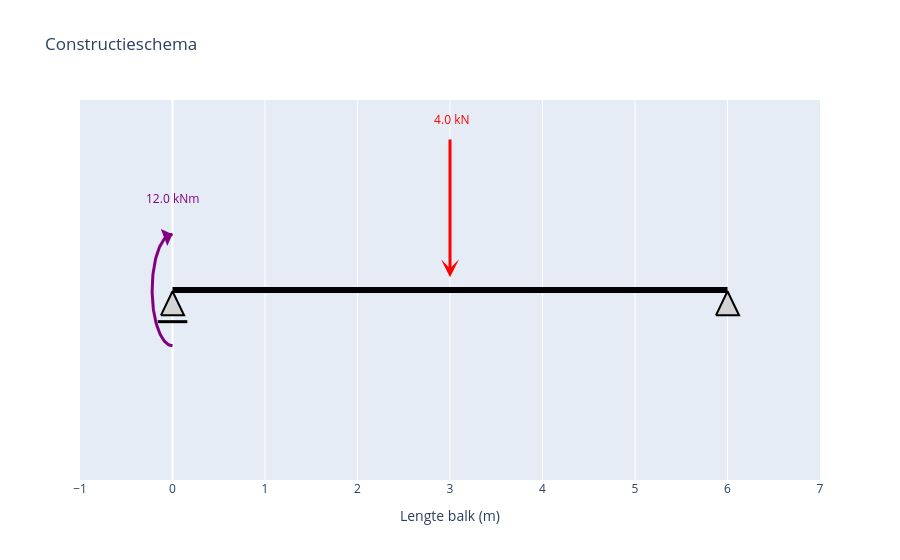

Here is the notebook cell this chart was saved with:
### Code cell
# --- toon de figuren ---
fig_schema = maak_constructieschema_plotly()
fig_schema.show()

### Figure 1 — Plotly figure (JSON) as saved in the notebook; plotly's stock layout.template omitted (floating-point values rounded to 4 significant figures)
{"data": [{"hoverinfo": "skip", "line": {"color": "black", "width": 6}, "mode": "lines", "type": "scatter", "x": [0, 6], "y": [0, 0]}, {"fill": "toself", "fillcolor": "lightgray", "hoverinfo": "skip", "line": {"color": "black", "width": 2}, "mode": "lines", "opacity": 1, "type": "scatter", "x": [-0.125, 0.125, 0, -0.125], "y": [-0.2, -0.2, -0.01, -0.2]}, {"hoverinfo": "skip", "line": {"color": "black", "width": 3}, "mode": "lines", "type": "scatter", "x": [-0.16, 0.16], "y": [-0.25, -0.25]}, {"fill": "toself", "fillcolor": "lightgray", "hoverinfo": "skip", "line": {"color": "black", "width": 2}, "mode": "lines", "opacity": 1, "type": "scatter", "x": [5.875, 6.125, 6, 5.875], "y": [-0.2, -0.2, -0.01, -0.2]}, {"hoverinfo": "skip", "line": {"color": "purple", "width": 3}, "mode": "lines", "type": "scatter", "x": [-4.041e-17, -0.008746, -0.01748, -0.02618, -0.03485, -0.04346, -0.052, -0.06045, -0.06882, -0.07707, -0.0852, -0.0932, -0.101, -0.1087, -0.1163, -0.1236, -0.1307, -0.1377, -0.1444, -0.1509, -0.1571, -0.1631, -0.1688, -0.1743, -0.1795, -0.1844, -0.1891, -0.1934, -0.1974, -0.2011, -0.2045, -0.2076, -0.2103, -0.2127, -0.2148, -0.2165, -0.2179, -0.2189, -0.2196, -0.22, -0.22, -0.2196, -0.2189, -0.2179, -0.2165, -0.2148, -0.2127, -0.2103, -0.2076, -0.2045, -0.2011, -0.1974, -0.1934, -0.1891, -0.1844, -0.1795, -0.1743, -0.1688, -0.1631, -0.1571, -0.1509, -0.1444, -0.1377, -0.1307, -0.1236, -0.1163, -0.1087, -0.101, -0.0932, -0.0852, -0.07707, -0.06882, -0.06045, -0.052, -0.04346, -0.03485, -0.02618, -0.01748, -0.008746, 1.347e-17], "y": [-0.44, -0.4397, -0.4386, -0.4369, -0.4344, -0.4313, -0.4275, -0.4231, -0.4179, -0.4121, -0.4057, -0.3986, -0.3908, -0.3825, -0.3736, -0.364, -0.3539, -0.3432, -0.332, -0.3203, -0.308, -0.2953, -0.2821, -0.2684, -0.2544, -0.2399, -0.225, -0.2098, -0.1943, -0.1784, -0.1623, -0.1459, -0.1293, -0.1125, -0.09547, -0.07832, -0.06104, -0.04367, -0.02623, -0.008748, 0.008748, 0.02623, 0.04367, 0.06104, 0.07832, 0.09547, 0.1125, 0.1293, 0.1459, 0.1623, 0.1784, 0.1943, 0.2098, 0.225, 0.2399, 0.2544, 0.2684, 0.2821, 0.2953, 0.308, 0.3203, 0.332, 0.3432, 0.3539, 0.364, 0.3736, 0.3825, 0.3908, 0.3986, 0.4057, 0.4121, 0.4179, 0.4231, 0.4275, 0.4313, 0.4344, 0.4369, 0.4386, 0.4397, 0.44]}], "layout": {"annotations": [{"arrowcolor": "red", "arrowhead": 3, "arrowsize": 1, "arrowwidth": 3, "ax": 3, "axref": "x", "ay": 1.2, "ayref": "y", "showarrow": true, "text": "", "x": 3, "xref": "x", "y": 0.1, "yref": "y"}, {"font": {"color": "red"}, "showarrow": false, "text": " 4.0 kN", "x": 3, "y": 1.35}, {"arrowcolor": "purple", "arrowhead": 1, "arrowsize": 1, "arrowwidth": 3, "ax": -0.06045, "axref": "x", "ay": 0.4231, "ayref": "y", "showarrow": true, "text": "", "x": 1.347e-17, "xref": "x", "y": 0.44, "yref": "y"}, {"font": {"color": "purple"}, "showarrow": false, "text": "12.0 kNm", "x": 0, "y": 0.72}], "autosize": true, "showlegend": false, "title": {"text": "Constructieschema"}, "xaxis": {"autorange": false, "dtick": 1, "range": [-1, 7], "title": {"text": "Lengte balk (m)"}, "type": "linear"}, "yaxis": {"autorange": false, "range": [-1.5, 1.5], "showgrid": false, "showticklabels": false, "title": {}, "type": "linear", "zeroline": false}}}
